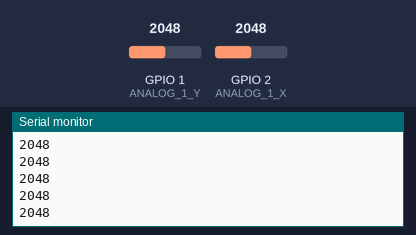
A sketch run on a simulated ESP32. Parts: the last lines printed to the serial monitor. Inputs (shaded band) come from the test bench; at power-on: GPIO 2 (ANALOG_1_X) = 2048, GPIO 1 (ANALOG_1_Y) = 2048.

Above: at 1.2 s.
1.3 s: GPIO 2 (ANALOG_1_X) set to 1960
At 1.8 s:
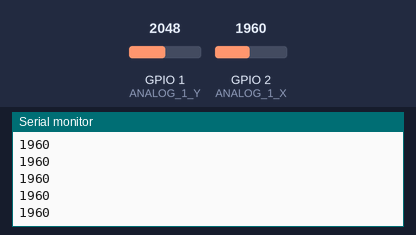
2.8 s: GPIO 2 (ANALOG_1_X) set to 2040
At 3.8 s:
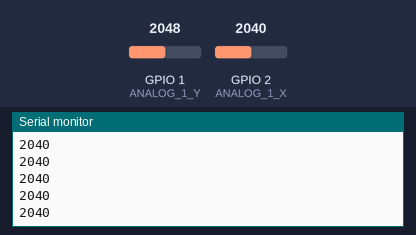
Timing chart, 0 to 5.8 s (numbered marks = the images above; inputs shaded):
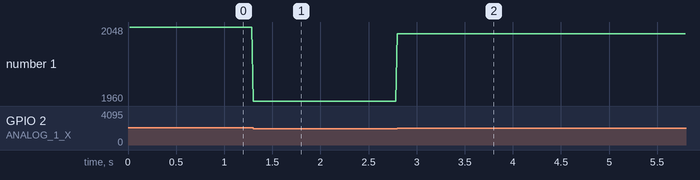

The sketch:

emiterESPC3.ino
```cpp
#include <esp_now.h>
#include <WiFi.h>

#define ANALOG_1_X 2
#define ANALOG_1_Y 1

unsigned long Task_1 = 0;
unsigned long Task_2 = 0;
unsigned long Task_3 = 0;
unsigned long Task_4 = 0;
unsigned long Task_5 = 0;
unsigned long Task_6 = 0;
unsigned long Task_7 = 0;

// Direccion de recepcion
uint8_t broadcastAddress[] = { 0x34, 0xB4, 0x72, 0x4D, 0xBA, 0xD0 };  //MAC PLACA RECEPTORA

typedef struct struct_message {
  int vel;
  bool adel;
  bool atra;
  bool izqu;
  bool dere;

} struct_message;

struct_message myData;

esp_now_peer_info_t peerInfo;

void OnDataSent(const uint8_t *mac_addr, esp_now_send_status_t status) {
  //Serial.print("\r\nLast Packet Send Status:\t");
  //Serial.println(status == ESP_NOW_SEND_SUCCESS ? "Delivery Success" : "Delivery Fail");
}

void setup() {
  Serial.begin(115200);
  WiFi.mode(WIFI_STA);
  if (esp_now_init() != ESP_OK) {
    Serial.println("Error initializing ESP-NOW");
    return;
  }

  esp_now_register_send_cb(OnDataSent);

  memcpy(peerInfo.peer_addr, broadcastAddress, 6);
  peerInfo.channel = 0;
  peerInfo.encrypt = false;


  if (esp_now_add_peer(&peerInfo) != ESP_OK) {
    Serial.println("Failed to add peer");
    return;
  }
}

void loop() {
  if (millis() - Task_1 > 10) {
    Task_1 = millis();
    int read_input_y = analogRead(ANALOG_1_Y);
    // 0 = 600
    if (read_input_y > 1000) {
      // Hacia adelante
      int vel = map(read_input_y, 1000, 4000, 0, 255);
      myData.vel = vel;
      myData.adel = true;
      esp_now_send(broadcastAddress, (uint8_t *)&myData, sizeof(myData));
    } else if (read_input_y < 600) {
      // Hacia atras
      int vel = map(read_input_y, 600, 10, 0, 255);
      myData.vel = vel;
      myData.atra = true;
      esp_now_send(broadcastAddress, (uint8_t *)&myData, sizeof(myData));
    } else {
      myData.vel = 0;
      myData.adel = false;
      myData.atra = false;
      esp_now_send(broadcastAddress, (uint8_t *)&myData, sizeof(myData));
    }
  }

  if (millis() - Task_2 > 15) {
    Task_2 = millis();
    int read_input_x = analogRead(ANALOG_1_X);
    Serial.println(read_input_x);
    // 0 = 600
    if (read_input_x < 2000) {
      myData.izqu = true;
      esp_now_send(broadcastAddress, (uint8_t *)&myData, sizeof(myData));
    } else if (read_input_x > 2500) {
      myData.dere = true;
      esp_now_send(broadcastAddress, (uint8_t *)&myData, sizeof(myData));
    } else {
      myData.izqu = false;
      myData.dere = false;
      esp_now_send(broadcastAddress, (uint8_t *)&myData, sizeof(myData));
    }
  }
}
```

Measured:
- after the input at 1.3 s, the serial monitor: prints a new line at once (image 1)
- after the input at 2.8 s, the serial monitor: prints a new line at once (image 2)
- plotted number 1: 2048 → 1960 after the input at 1.3 s, 1960 → 2040 after the input at 2.8 s
